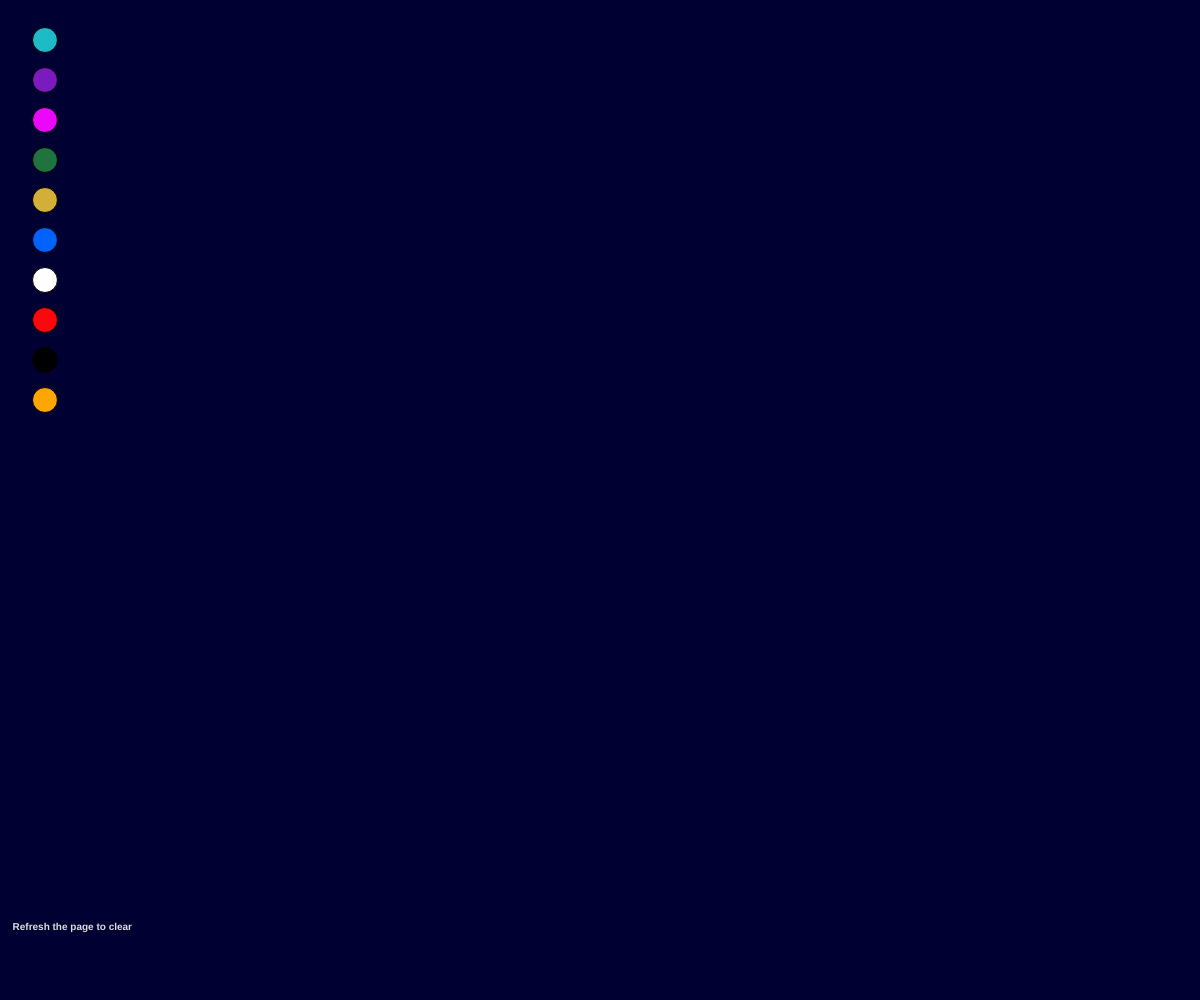
Frame 1 (no input)
Frame 60 (no input): identical to frame 1, image omitted
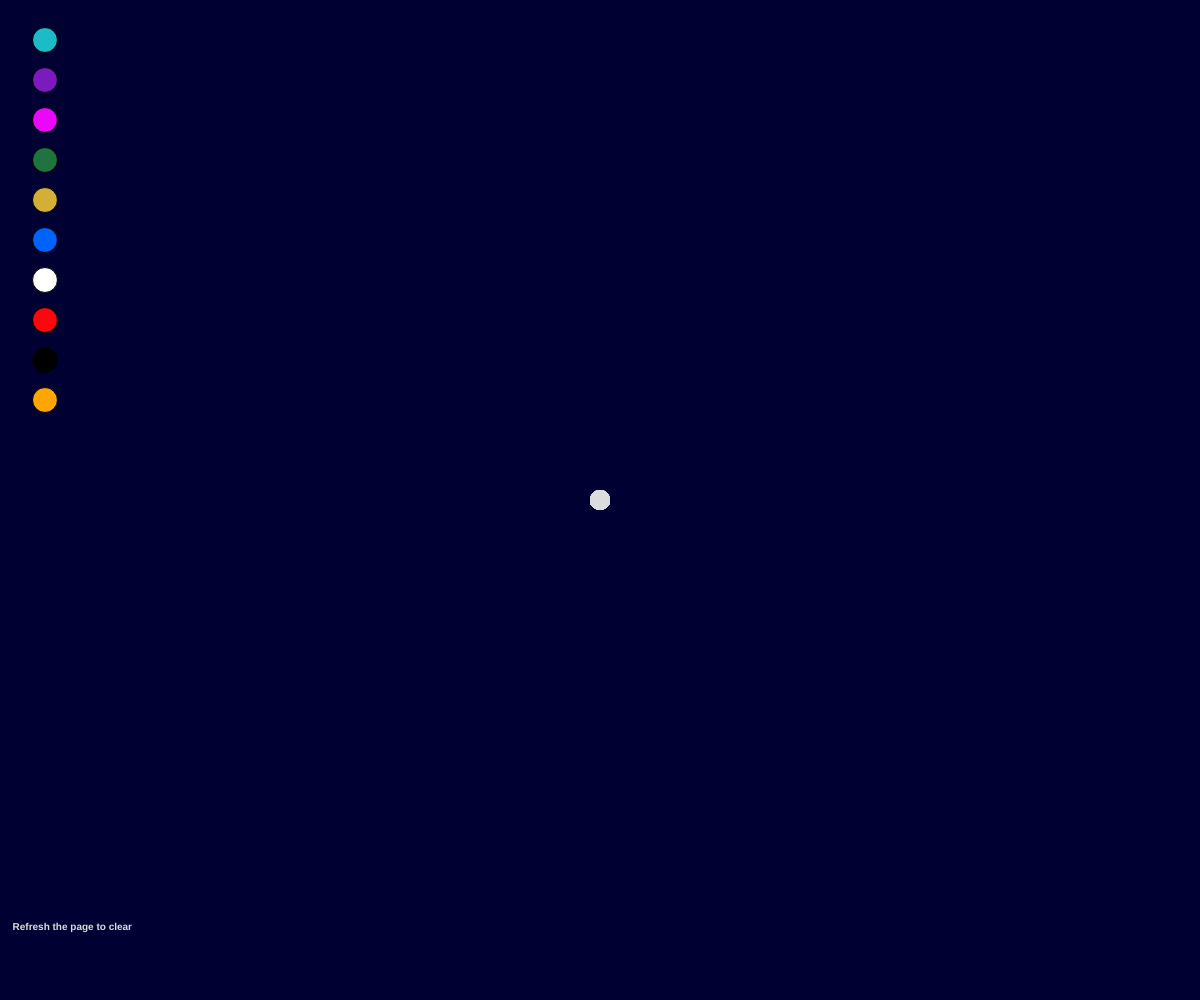
Frame 120 (the mouse pressed at the canvas centre since frame 60)

The p5.js sketch that drew these frames (run headless with seeded random() and noise() and a simulated clock; from frame 60 on, the mouse is pressed at the canvas centre):

// p5.js sketch
// ── sketch.js
let x = 45;
let s = 25;

function setup() {
  createCanvas(windowWidth, windowHeight);
  background(0, 0, 50);
  fill(28, 187, 199);
  ellipse(x, 40, s, s);
  fill(123, 27, 191);
  ellipse(x, 80, s, s);
  fill(234, 7, 250);
  ellipse(x, 120, s, s);
  fill(31, 115, 63);
  ellipse(x, 160, s, s);
  fill(212, 175, 55);
  ellipse(x, 200, s, s);
  fill(0, 98, 255);
  ellipse(x, 240, s, s);
  fill(255, 255, 255);
  ellipse(x, 280, s, s);
  fill(255, 5, 13);
  ellipse(x, 320, s, s);
  fill("black");
  ellipse(x, 360, s, s);
  fill("orange");
  ellipse(x, 400, s, s);
  textStyle(BOLD);
  textSize(10);
  textAlign(RIGHT);
  fill(220);
  text("Refresh the page to clear", (width / 100) * 11, (height / 100) * 93);
}
function draw() {
  if (mouseIsPressed && dist(mouseX, mouseY, x, 40) < s) {
    fill(28, 187, 199);
  }
  if (mouseIsPressed && dist(mouseX, mouseY, x, 80) < s) {
    fill(123, 27, 191);
  }
  if (mouseIsPressed && dist(mouseX, mouseY, x, 120) < s) {
    fill(234, 7, 250);
  }
  if (mouseIsPressed && dist(mouseX, mouseY, x, 160) < s) {
    fill(31, 115, 63);
  }
  if (mouseIsPressed && dist(mouseX, mouseY, x, 200) < s) {
    fill(212, 175, 55);
  }
  if (mouseIsPressed && dist(mouseX, mouseY, x, 240) < s) {
    fill(0, 98, 255);
  }
  if (mouseIsPressed && dist(mouseX, mouseY, x, 280) < s) {
    fill("white");
  }
  if (mouseIsPressed && dist(mouseX, mouseY, x, 320) < s) {
    fill(255, 5, 13);
  }
  if (mouseIsPressed && dist(mouseX, mouseY, x, 360) < s) {
    fill("black");
  }
  if (mouseIsPressed && dist(mouseX, mouseY, x, 400) < s) {
    fill("orange");
  }

  if (mouseIsPressed && mouseX > 80) {
    noStroke();
    ellipse(mouseX, mouseY, 20, 20);
  }
}

function touchEnded(event) {
  if (DeviceOrientationEvent && DeviceOrientationEvent.requestPermission) {
    DeviceOrientationEvent.requestPermission();
  }
}
